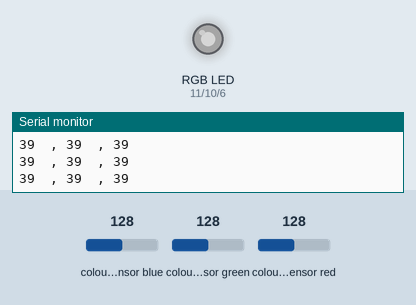
Recording of a sketch running on a simulated Arduino Uno, built with avr-gcc and run on an emulated ATmega328P. On the bench: an RGB LED mixed from three pins (HIGH = lit), the last lines printed to the serial monitor. Wiring (inferred from the names in the program): TCS3200 colour sensor: output pin 4; S2 pin 7; S3 pin 8; S0 pin 2; S1 pin 3. The inputs (shaded band) are chosen by the test bench; at power-on: colour sensor blue 128, colour sensor green 128, colour sensor red 128. Dim RGB values are drawn brighter than linear; pins used as bus, display or sensor lines are not drawn.

Above: at 1.2 s.
1.3 s: colour sensor blue set to 5
At 2.5 s:
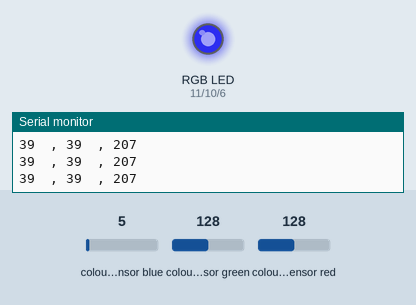
2.8 s: colour sensor green set to 123
At 4.0 s:
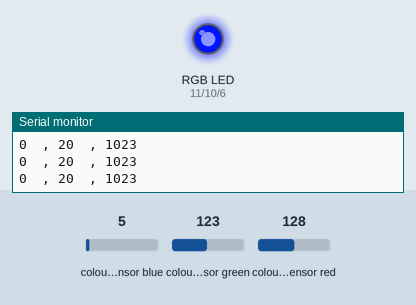
4.3 s: colour sensor red set to 124
At 5.5 s:
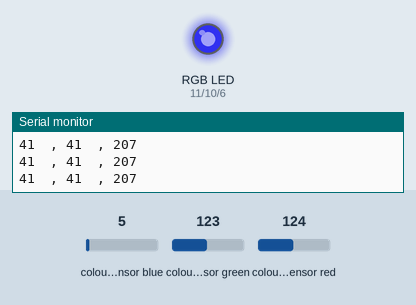
5.8 s: colour sensor blue set to 64
At 7.0 s:
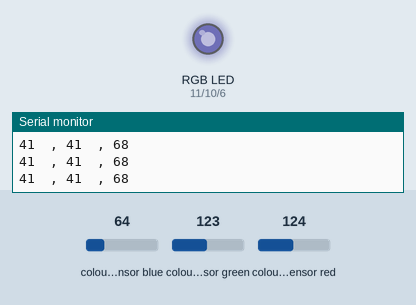
7.3 s: colour sensor green set to 118
At 8.6 s:
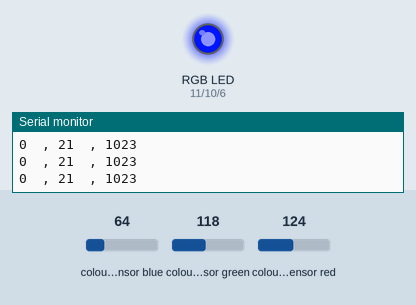
8.9 s: colour sensor red set to 5
At 10.1 s:
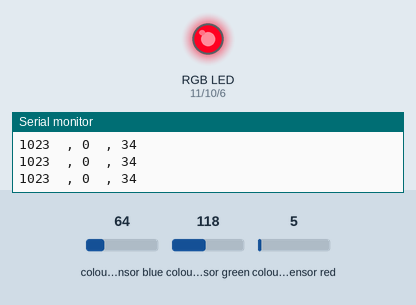
Timing chart, 0 to 11.4 s (numbered marks = the images above; inputs shaded):
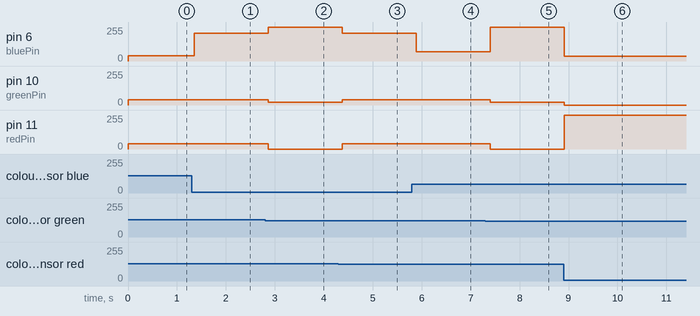

The sketch:

sketch.ino
```cpp
/*
 * https://github.com/chauhannaman98
 *
 * Source_Code.ino
 *
 * August 18, 2017 © GPL3+
 * Author : Naman Chauhan

********************************************************************************/

//RGB pin declarations
int redPin = 11;
int greenPin = 10;
int bluePin = 6;

//color sensor pin declarations
int S0 = 2;
int S1 = 3;
int S2 = 7;                 //color sensor pin S2 to Arduino pin 7
int S3 = 8;                 //color sensor pin S3 to Arduino pin 8
int outPin = 4;             //color sensor out to Arduino pin 4

unsigned int pulseWidth;

int rColorStrength;
int gColorStrength;
int bColorStrength;

void setup() {
  // put your setup code here, to run once:

  Serial.begin(9600);

  pinMode(redPin,OUTPUT);
  pinMode(greenPin,OUTPUT);
  pinMode(bluePin,OUTPUT);

  pinMode(S2,OUTPUT);
  pinMode(S3,OUTPUT);
  pinMode(outPin,INPUT);

  // Setting frequency-scaling to 20%
  digitalWrite(S0,HIGH);
  digitalWrite(S1,LOW);
}

void loop() {
  //reading red component of color
  //S2 and S3 should be set low
  digitalWrite(S2,LOW);
  digitalWrite(S3,LOW);

  rColorStrength = pulseIn(outPin,LOW);

  //reading green component of color
  //S2 and S3 should be set high
  digitalWrite(S2,HIGH);
  digitalWrite(S3,HIGH);

  gColorStrength = pulseIn(outPin,LOW);

  //reading blue component of color
  //S2 should be high and S3 to be high
  digitalWrite(S2,LOW);
  digitalWrite(S3,HIGH);

  bColorStrength = pulseIn(outPin,LOW);

  //color amplifying
  if (rColorStrength>gColorStrength && gColorStrength>bColorStrength) {
    rColorStrength = 1023;
    gColorStrength = gColorStrength/2;
    bColorStrength = 0;
  }

  if (rColorStrength>bColorStrength && bColorStrength>gColorStrength) {
    rColorStrength = 1023;
    bColorStrength = bColorStrength/2;
    gColorStrength = 0;
  }

  if (gColorStrength>rColorStrength && rColorStrength>bColorStrength) {
    gColorStrength = 1023;
    rColorStrength = rColorStrength/2;
    bColorStrength = 0;
  }

  if (gColorStrength>bColorStrength && bColorStrength>rColorStrength) {
    gColorStrength = 1023;
    bColorStrength = bColorStrength/2;
    rColorStrength = 0;
  }

  if (bColorStrength>rColorStrength && rColorStrength>gColorStrength) {
    bColorStrength = 1023;
    rColorStrength = rColorStrength/2;
    gColorStrength = 0;
  }

  if (bColorStrength>gColorStrength && gColorStrength>rColorStrength) {
    bColorStrength = 1023;
    gColorStrength = gColorStrength/2;
    rColorStrength = 0;
  }

  //Printing the color strengths
  Serial.print(rColorStrength);
  Serial.print("  , ");
  Serial.print(gColorStrength);
  Serial.print("  , ");
  Serial.println(bColorStrength);
  Serial.println("");

  //sending output to the LEDs
  analogWrite(redPin, rColorStrength);
  analogWrite(greenPin, gColorStrength);
  analogWrite(bluePin, bColorStrength);

  delay(150);

}
```

Measured:
- the behaviour switches between 128 and 127 on colour sensor green (found by bisection; images 1 and 2)
- the behaviour switches between 125 and 124 on colour sensor red (found by bisection; images 2 and 3)
- the behaviour switches between 121 and 120 on colour sensor green (found by bisection; images 4 and 5)
- after the input at 1.3 s, pin 6 (bluePin): 39/255 → 207/255 after 0.06 s
- after the input at 2.8 s, pin 6 (bluePin): 207/255 → 255/255 after 0.07 s; pin 10 (greenPin): 39/255 → 20/255 after 0.07 s; pin 11 (redPin): 39/255 → 0/255 after 0.07 s
- after the input at 4.3 s, pin 6 (bluePin): 255/255 → 207/255 after 0.08 s; pin 10 (greenPin): 20/255 → 41/255 after 0.08 s; pin 11 (redPin): 0/255 → 41/255 after 0.08 s
- after the input at 5.8 s, pin 6 (bluePin): 207/255 → 68/255 after 0.09 s
- after the input at 7.3 s, pin 6 (bluePin): 68/255 → 255/255 after 0.10 s; pin 10 (greenPin): 41/255 → 21/255 after 0.10 s; pin 11 (redPin): 41/255 → 0/255 after 0.10 s
- after the input at 8.9 s, pin 6 (bluePin): 255/255 → 34/255 at once; pin 10 (greenPin): 21/255 → 0/255 at once; pin 11 (redPin): 0/255 → 255/255 at once
